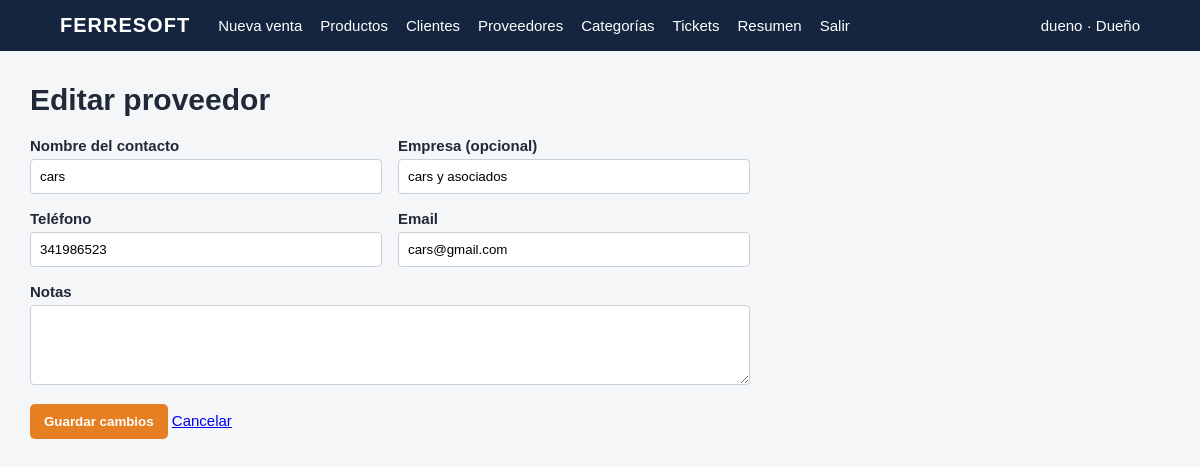
The app's page /suppliers/1/edit (signed in) with its own data.
### app/__init__.py (models this page shows, shortened)
class User(db.Model):
    id = db.Column(db.Integer, primary_key=True)
    username = db.Column(db.String(60), unique=True, nullable=False)
    password_hash = db.Column(db.String(255), nullable=False)
    role = db.Column(db.String(20), nullable=False)  # owner | employee
    active = db.Column(db.Boolean, default=True, nullable=False)

class Supplier(db.Model):
    id = db.Column(db.Integer, primary_key=True)
    name = db.Column(db.String(160), unique=True, nullable=False)
    company_name = db.Column(db.String(160), default="")
    phone = db.Column(db.String(60), default="")
    email = db.Column(db.String(160), default="")
    notes = db.Column(db.String(500), default="")
    active = db.Column(db.Boolean, default=True, nullable=False)

### app/__init__.py (the view, shortened to what this page needs)
    @app.route("/suppliers/<int:supplier_id>/edit", methods=["GET", "POST"])
    @owner_required
    def supplier_edit(supplier_id):
        supplier = db.get_or_404(Supplier, supplier_id)
        return render_template("supplier_form.html", supplier=supplier)

### app/__init__.py (called while the page is built)
def current_user():
    uid = session.get("user_id")
    return db.session.get(User, uid) if uid else None

def owner_required(view):
    @wraps(view)
    def wrapped(*args, **kwargs):
        if not current_user() or current_user().role != "owner":
            abort(403)
        return view(*args, **kwargs)
    return wrapped

### app/templates/supplier_form.html
{% extends 'base.html' %}{% block content %}<h1>Editar proveedor</h1><form method="post" class="form-grid"><label>Nombre del contacto<input name="name" value="{{supplier.name}}" required></label><label>Empresa (opcional)<input name="company_name" value="{{supplier.company_name}}"></label><label>Teléfono<input name="phone" value="{{supplier.phone}}"></label><label>Email<input name="email" type="email" value="{{supplier.email}}"></label><label class="wide">Notas<textarea name="notes">{{supplier.notes}}</textarea></label><div><button>Guardar cambios</button> <a href="{{url_for('suppliers')}}">Cancelar</a></div></form>{% endblock %}

### app/templates/base.html
<!doctype html><html lang="es"><head><meta charset="utf-8"><meta name="viewport" content="width=device-width,initial-scale=1"><title>FerreSoft</title><link rel="stylesheet" href="{{ url_for('static', filename='style.css') }}"><link rel="stylesheet" href="{{ url_for('static', filename='updates.css') }}"></head><body>{% if current_user %}<header><a class="brand" href="{{ url_for('dashboard') }}">FERRESOFT</a><nav><a href="{{ url_for('sale_new') }}">Nueva venta</a><a href="{{ url_for('products') }}">Productos</a><a href="{{ url_for('customers') }}">Clientes</a>{% if current_user.role=='owner' %}<a href="{{ url_for('suppliers') }}">Proveedores</a><a href="{{ url_for('catalog') }}">Categorías</a>{% endif %}<a href="{{ url_for('sales') }}">Tickets</a><a href="{{ url_for('sales_report') }}">Resumen</a><a href="{{ url_for('logout') }}">Salir</a></nav><span>{{ current_user.username }} · {{ 'Dueño' if current_user.role == 'owner' else 'Empleado' }}</span></header>{% endif %}<main>{% with messages=get_flashed_messages(with_categories=true) %}{% for cat,msg in messages %}<div class="alert {{cat}}">{{msg}}</div>{% endfor %}{% endwith %}{% block content %}{% endblock %}</main></body></html>

### app/static/style.css (style rules this page uses)
:root { --navy:#15253f;--orange:#e67e22;--pale:#f4f6f8;--red:#fff0f0 }
* { box-sizing:border-box }
body { margin:0;background:var(--pale);font:15px Arial,sans-serif;color:#1f2937 }
header { background:var(--navy);color:#fff;padding:14px 5%;display:flex;align-items:center;gap:28px }
header a { color:#fff;text-decoration:none }
.brand { font-weight:bold;font-size:20px;letter-spacing:1px }
nav { display:flex;gap:18px;flex:1 }
main { max-width:1180px;margin:32px auto;padding:0 20px }
h1 { margin-top:0 }
.button,button { border:0;border-radius:5px;background:var(--orange);color:#fff;padding:10px 14px;cursor:pointer;text-decoration:none;font-weight:bold }
input,select,textarea { width:100%;padding:9px;border:1px solid #c8d0da;border-radius:4px;margin-top:5px }
label { display:block;font-weight:bold }
.form-grid { max-width:720px;display:grid;grid-template-columns:1fr 1fr;gap:16px }
.wide { grid-column:1/-1 }
textarea { min-height:80px }

### records on screen
User: username "dueno", role "Dueño"
Supplier: name "cars", company_name "cars y asociados", phone "341986523", email "cars@gmail.com"
